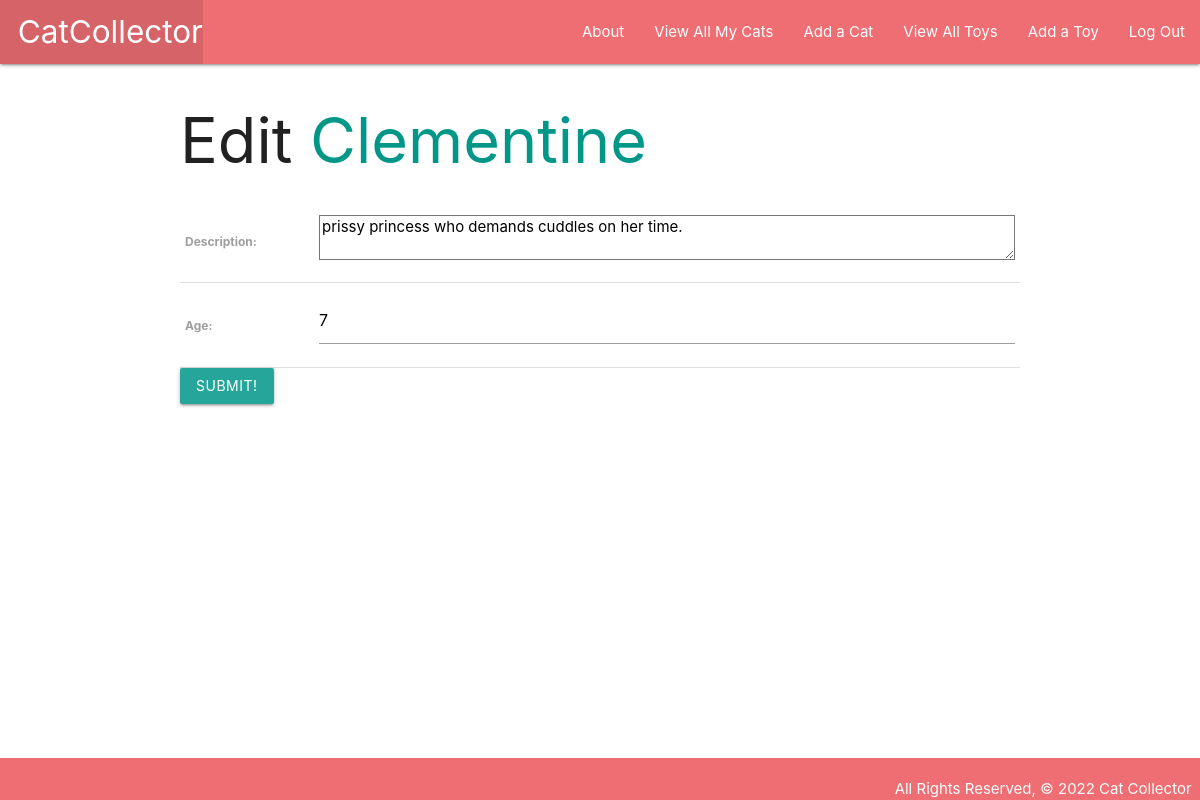
The app's page /cats/1/update/ (signed in) with its own data.
### main_app/models.py (models this page shows, shortened)
class Cat(models.Model):
    name = models.CharField(max_length=100)
    breed = models.CharField(max_length=100)
    description = models.TextField(max_length=250)
    age = models.IntegerField()
    toys = models.ManyToManyField(Toy)
    user = models.ForeignKey(User, on_delete=models.CASCADE) # here making a cat

### main_app/views.py (the view)
# urls.py: path('cats/<int:pk>/update/', views.CatUpdate.as_view(), name='cat_update'),
class CatUpdate(LoginRequiredMixin, UpdateView):
    model = Cat
    fields = ['description', 'age']

### main_app/templates/main_app/cat_form.html (shortened to what this page needs)
{% extends 'base.html' %} {% block content %}
{% if object %}
<h1>Edit <span class="teal-text">{{ object.name}}</span></h1>
{% else %}
<h1>Add Cat</h1>
{% endif %}
<form action="" method="POST">
    <table>
        {{ form.as_table }}
    </table>
    <input type="submit" value="Submit!" class="btn" />
</form>
{% endblock %}

### main_app/static/css/styles.css (style rules this page uses)
* { box-sizing: border-box; margin: 0; }
body { min-height: 100vh; display: flex; flex-direction: column; }

### records on screen
Cat: name "Clementine", description "prissy princess who demands cuddles on her time.", age "7"
